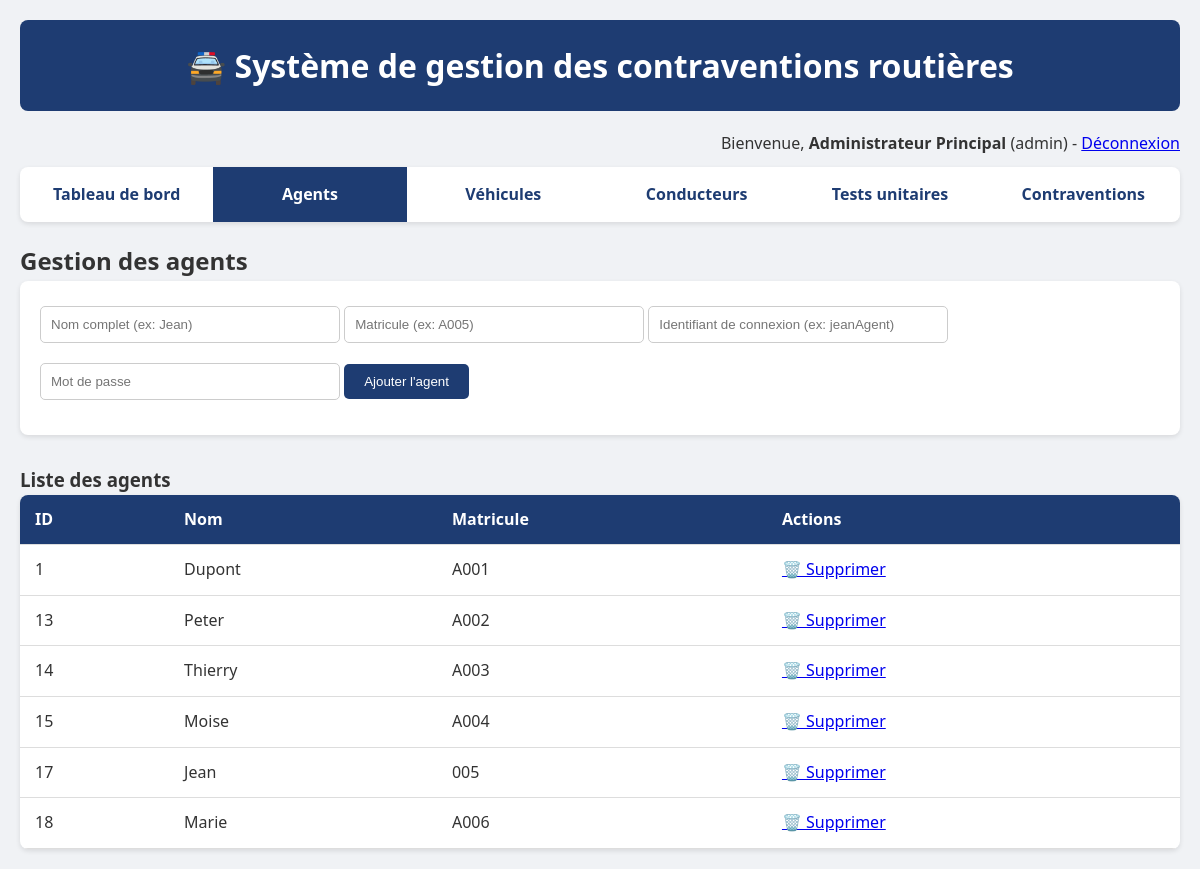
Screenshot of /index.php?page=agents (signed in) with the database file from the repository.
### tables this page shows
CREATE TABLE `agents` (
  `id` int(11) NOT NULL,
  `nom` varchar(100) DEFAULT NULL,
  `matricule` varchar(20) DEFAULT NULL
);

### pages/agents.php (the view, shortened to what this page needs)
<?php
$agents = $pdo->query("SELECT * FROM agents ORDER BY id")->fetchAll();
?>
<h2>Gestion des agents</h2>
<form method="post" style="margin-bottom:30px;">
    <input type="text" name="nom" placeholder="Nom complet (ex: Jean)" required>
    <input type="text" name="matricule" placeholder="Matricule (ex: A005)" required>
    <input type="text" name="identifiant" placeholder="Identifiant de connexion (ex: jeanAgent)" required>
    <input type="password" name="mot_de_passe" placeholder="Mot de passe" required>
    <button type="submit" name="add_agent">Ajouter l'agent</button>
</form>
<h3>Liste des agents</h3>
<table>
    <thead>
        <tr><th>ID</th><th>Nom</th><th>Matricule</th><th>Actions</th></tr>
    </thead>
    <tbody>
    <?php foreach($agents as $a): ?>
        <tr>
            <td><?= $a['id'] ?></td>
            <td><?= htmlspecialchars($a['nom']) ?></td>
            <td><?= htmlspecialchars($a['matricule']) ?></td>
            <td>
                <a href="?page=agents&delete=<?= $a['id'] ?>" onclick="return confirm('Supprimer cet agent et son compte ?')">🗑️ Supprimer</a>
            </td>
        </tr>
    <?php endforeach; ?>
    </tbody>
</table>

### index.php (shortened to what this page needs)
<?php
require_once 'functions.php';
$page = isset($_GET['page']) ? $_GET['page'] : 'dashboard';
?>
<!DOCTYPE html>
<html>
<head>
    <link rel="stylesheet" href="style.css">
</head>
<body>
<div class="container">
    <h1>🚔 Système de gestion des contraventions routières</h1>
    <div style="text-align:right; margin-bottom:10px;">
        Bienvenue, <strong><?= htmlspecialchars($_SESSION['user_nom']) ?></strong>
        (<?= $_SESSION['user_role'] ?>)
        - <a href="logout.php">Déconnexion</a>
    </div>
    <nav>
        <ul>
            <li><a href="?page=dashboard" <?= $page=='dashboard'?'class="active"':'' ?>>Tableau de bord</a></li>
            <?php if ($_SESSION['user_role'] == 'admin'): ?>
                <li><a href="?page=agents" <?= $page=='agents'?'class="active"':'' ?>>Agents</a></li>
                <li><a href="?page=vehicules" <?= $page=='vehicules'?'class="active"':'' ?>>Véhicules</a></li>
                <li><a href="?page=conducteurs" <?= $page=='conducteurs'?'class="active"':'' ?>>Conducteurs</a></li>
                <li><a href="?page=tests" <?= $page=='tests'?'class="active"':'' ?>>Tests unitaires</a></li>
            <?php endif; ?>
            <li><a href="?page=contraventions" <?= $page=='contraventions'?'class="active"':'' ?>>Contraventions</a></li>
        </ul>
    </nav>
    <?php
    switch($page) {
        case 'agents':
            include 'pages/agents.php';
            break;
    }
    ?>
</div>
</body>
</html>

### style.css (style rules this page uses)
* { margin: 0; padding: 0; box-sizing: border-box; }
body { font-family: 'Segoe UI', Tahoma, Geneva, Verdana, sans-serif; background: #f0f2f5; color: #333; line-height: 1.6; }
.container { max-width: 1200px; margin: 20px auto; padding: 0 20px; }
h1 { background: #1e3c72; color: white; padding: 20px; border-radius: 8px; margin-bottom: 20px; text-align: center; }
nav { background: #fff; border-radius: 8px; box-shadow: 0 2px 5px rgba(0,0,0,0.1); margin-bottom: 20px; }
nav ul { list-style: none; display: flex; flex-wrap: wrap; }
nav ul li { flex: 1; text-align: center; }
nav ul li a { display: block; padding: 15px; text-decoration: none; color: #1e3c72; font-weight: bold; transition: 0.3s; }
nav ul li a:hover, nav ul li a.active { background: #1e3c72; color: white; }
table { width: 100%; background: white; border-collapse: collapse; border-radius: 8px; overflow: hidden; box-shadow: 0 2px 5px rgba(0,0,0,0.1); }
th, td { padding: 12px 15px; text-align: left; border-bottom: 1px solid #ddd; }
th { background: #1e3c72; color: white; }
form { background: white; padding: 20px; border-radius: 8px; margin-bottom: 30px; box-shadow: 0 2px 5px rgba(0,0,0,0.1); }
input, select, button { padding: 10px; margin: 5px 0 15px; border: 1px solid #ccc; border-radius: 5px; width: 100%; max-width: 300px; }
button, .btn { background: #1e3c72; color: white; border: none; cursor: pointer; width: auto; padding: 10px 20px; }

### rows the page displays
agents: id "1", nom "Dupont", matricule "A001"
agents: id "13", nom "Peter", matricule "A002"
agents: id "14", nom "Thierry", matricule "A003"
agents: id "15", nom "Moise", matricule "A004"
agents: id "17", nom "Jean", matricule "005"
agents: id "18", nom "Marie", matricule "A006"

### other values shown
$_SESSION['user_nom'] "Administrateur Principal"
$_SESSION['user_role'] "admin"
